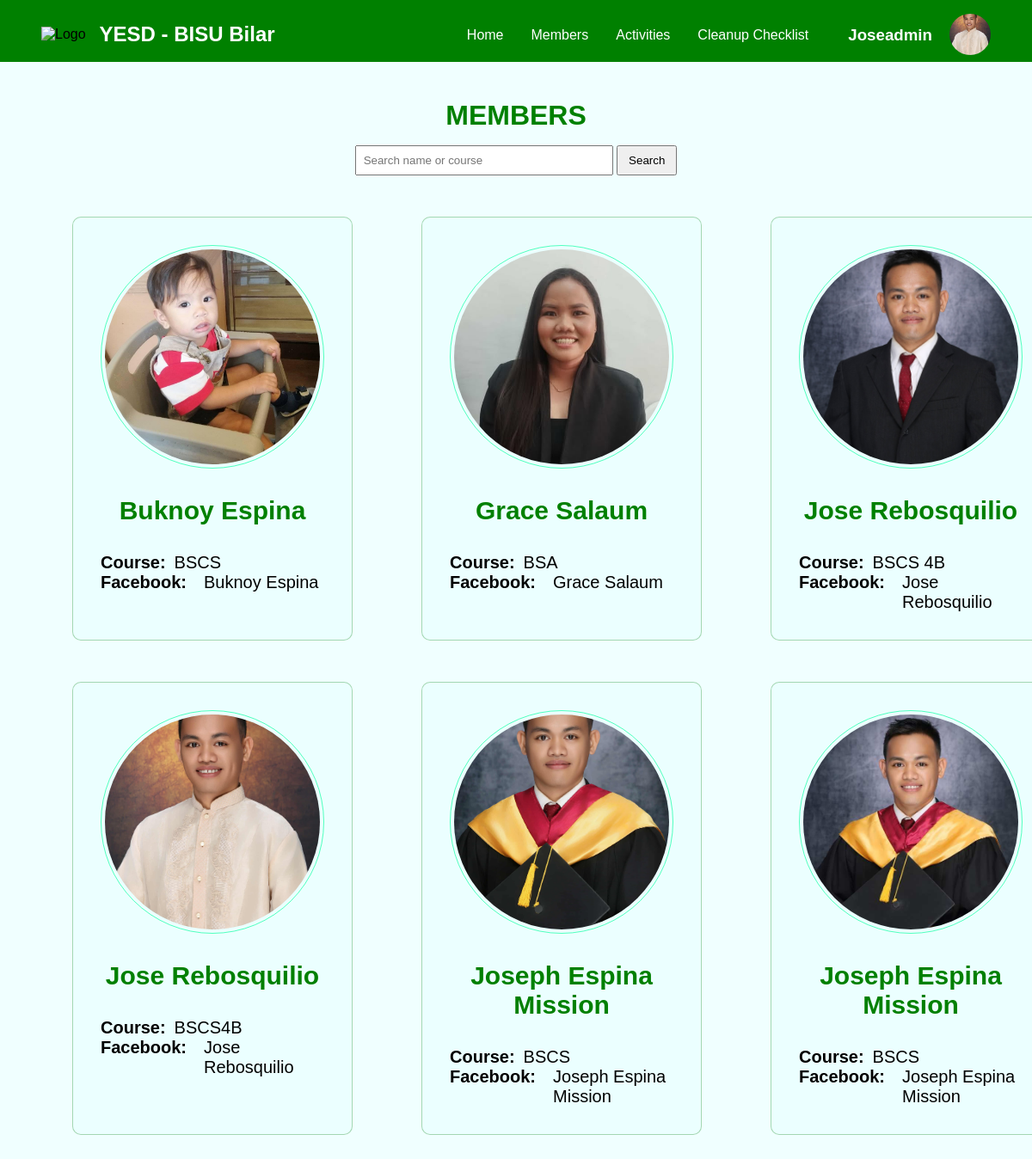
/Landing_page/members.php (signed in), run on the app's committed database.
### tables this page shows
CREATE TABLE `accounts` (
  `id` int(11) NOT NULL,
  `fullname` varchar(255) NOT NULL,
  `program` varchar(255) NOT NULL,
  `username` varchar(255) NOT NULL,
  `password` varchar(255) NOT NULL,
  `role` varchar(255) NOT NULL,
  `link_to_fb` varchar(225) NOT NULL,
  `image` varchar(225) NOT NULL
);

### Landing_page/members.php (the view, shortened to what this page needs)
<?php
$con = connection();
$username = $_SESSION['UserLogin'];
$sql = "SELECT * FROM accounts WHERE `username` = '$username'";
$profile = $con->query($sql) or die($con->error);
$row = $profile->fetch_assoc();
$sql_members = "SELECT * FROM accounts";
$sql_members .= " ORDER BY username ASC";
$members = $con->query($sql_members) or die($con->error);
?>
<!DOCTYPE html>
<html lang="en">
<head>
  <link rel="stylesheet" href="../css/landingpage.css">
</head>
<body>
  <?php include_once("header.php"); ?>
  <h1>Members</h1>
  <form method="GET" style="text-align:center; margin-top: 1rem;">
    <input type="text" name="search" placeholder="Search name or course"
      value="<?php echo isset($_GET['search']) ? htmlspecialchars($_GET['search']) : ''; ?>"
      style="padding: 8px; width: 300px;">
    <button type="submit" style="padding: 8px 12px;">Search</button>
  </form>
  <div class="members_container">
    <?php while ($row_members = $members->fetch_assoc()) { ?>
      <div class="member_card">
        <div class="member_img">
          <img src="../images/profile/<?php echo htmlspecialchars($row_members['image']); ?>" alt="Member Image">
        </div>
        <div class="fullname">
          <h3><?php echo htmlspecialchars($row_members['fullname']); ?></h3>
        </div>
        <div class="details">
          <h4>Course: </h4>
          <p><?php echo htmlspecialchars($row_members['program']); ?></p>
        </div>
        <div class="details">
          <h4>facebook: </h4>
          <a href="<?php echo htmlspecialchars($row_members['link_to_fb']); ?>" target="_blank">
            <p><?php echo htmlspecialchars($row_members['fullname']); ?></p>
          </a>
        </div>
      </div>
    <?php } ?>
  </div>
</body>
</html>

### Landing_page/header.php (shortened to what this page needs)
<div class="header">
  <div class="profile">
    <div class="logo">
      <img src="../images/yesd_logo.png" alt="Logo">
    </div>
    <h2>YESD - BISU Bilar</h2>
  </div>
  <div class="landing_page_link">
    <div class="links">
      <a href="landingpage.php">Home</a>
      <a href="members.php">Members</a>
      <a href="activities.php">Activities</a>
      <a href="checklist.php">Cleanup Checklist</a>
    </div>
    <a href="../profile/profile.php">
      <div class="profile_img">
        <h3><?php echo $row['username']; ?></h3>
        <img src="../images/profile/<?php echo $row['image']; ?>" alt="Logo">
      </div>
    </a>
  </div>
</div>

### css/landingpage.css (style rules this page uses)
* { margin: 0; padding: 0; box-sizing: border-box; }
body { font-family: Arial, sans-serif; background-color: azure; }

### Landing_page/header.php (style rules this page uses)
.header { background-color: green; display: flex; justify-content: space-between; padding: 1rem 3rem .5rem 3rem; position: fixed; top: 0; left: 0; right: 0; z-index: 1000; }
.profile { display: flex; justify-content: left; align-items: center; }
.landing_page_link { display: flex; justify-content: right; }
a { text-decoration: none; }
.profile h2 { margin-left: 1rem; text-transform: capitalize; color: white; }
.logo img { width: 3rem; height: 3rem; }
.links { display: flex; justify-content: right; margin-top: 1rem; }
.links a { margin: 0 1rem; color: white; text-decoration: none; }
.profile_img { margin-left: 30px; display: flex; }
.profile_img h3 { margin-right: 20px; color: white; text-transform: capitalize; margin-top: .9rem; }
.profile_img img { width: 3rem; height: 3rem; border-radius: 50%; object-fit: cover; }

### Landing_page/members.php (style rules this page uses)
body { padding: 84px 20px 80px 20px; color: black; }
h1 { text-align: center; margin-top: 2rem; color: green; text-transform: uppercase; }
.members_container { display: grid; grid-template-columns: 1fr 1fr 1fr; gap: 1rem; padding: 2rem; text-transform: capitalize; }
.member_card { justify-content: center; margin: 1rem 2rem; border: 1px solid rgba(0, 122, 0, 0.3); padding: 2rem; border-radius: 10px; background-color: rgba(201, 255, 255, 0.14); text-align: left; }
.member_img { height: 260px; width: 260px; border-radius: 50%; border: rgba(0, 255, 157, 0.66) solid 1px; display: flex; align-items: center; justify-content: center; overflow: hidden; margin: 0 auto; }
.member_img img { width: 250px; height: 250px; border-radius: 50%; object-fit: cover; }
.fullname h3 { font-size: 30px; margin: 2rem 0; color: green; text-align: center; }
.details { display: flex; }
.details h4 { font-size: 20px; }
.details p { font-size: 20px; margin-left: 10px; }
.details a { color: black; font-size: 20px; margin-left: 10px; }

### data on the page
accounts: username "Joseadmin", image (picture), fullname "Jose Rebosquilio", program "BSCS4B"
accounts: image (picture), fullname "Buknoy Espina", program "BSCS"
accounts: image (picture), fullname "Grace Salaum", program "BSA"
accounts: image (picture), fullname "Jose Rebosquilio", program "BSCS 4B"
accounts: image (picture), fullname "Joseph Espina Mission", program "BSCS"
accounts: image (picture), fullname "Joseph Espina Mission", program "BSCS"
